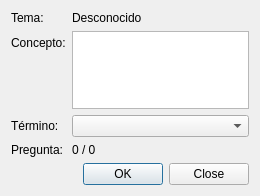
<?xml version="1.0" encoding="UTF-8"?>
<ui version="4.0">
 <class>PreguntaForm</class>
 <widget class="QWidget" name="PreguntaForm">
  <property name="geometry">
   <rect>
    <x>0</x>
    <y>0</y>
    <width>260</width>
    <height>196</height>
   </rect>
  </property>
  <property name="windowTitle">
   <string>Preguntas</string>
  </property>
  <property name="windowIcon">
   <iconset>
    <normaloff>Recursos/Pregunta.png</normaloff>Recursos/Pregunta.png</iconset>
  </property>
  <layout class="QFormLayout" name="formLayout">
   <item row="0" column="0">
    <widget class="QLabel" name="label_3">
     <property name="text">
      <string>Tema:</string>
     </property>
    </widget>
   </item>
   <item row="0" column="1">
    <widget class="QLabel" name="lblTema">
     <property name="text">
      <string>Desconocido</string>
     </property>
    </widget>
   </item>
   <item row="1" column="0">
    <widget class="QLabel" name="label">
     <property name="text">
      <string>Concepto:</string>
     </property>
    </widget>
   </item>
   <item row="1" column="1">
    <widget class="QTextEdit" name="txtConcepto">
     <property name="readOnly">
      <bool>true</bool>
     </property>
    </widget>
   </item>
   <item row="2" column="0">
    <widget class="QLabel" name="label_2">
     <property name="text">
      <string>Término:</string>
     </property>
    </widget>
   </item>
   <item row="2" column="1">
    <widget class="QComboBox" name="cmbTerminos"/>
   </item>
   <item row="3" column="0">
    <widget class="QLabel" name="label_4">
     <property name="text">
      <string>Pregunta:</string>
     </property>
    </widget>
   </item>
   <item row="3" column="1">
    <widget class="QLabel" name="lblContador">
     <property name="text">
      <string>0 / 0</string>
     </property>
    </widget>
   </item>
   <item row="4" column="1">
    <widget class="QDialogButtonBox" name="buttonBox">
     <property name="standardButtons">
      <set>QDialogButtonBox::Close|QDialogButtonBox::Ok</set>
     </property>
    </widget>
   </item>
  </layout>
 </widget>
 <resources/>
 <connections/>
</ui>
